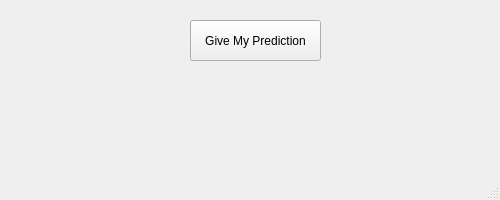
<?xml version="1.0" encoding="UTF-8"?>
<ui version="4.0">
 <class>QMainWindow</class>
 <widget class="QMainWindow" name="QMainWindow">
  <property name="geometry">
   <rect>
    <x>0</x>
    <y>0</y>
    <width>500</width>
    <height>200</height>
   </rect>
  </property>
  <property name="maximumSize">
   <size>
    <width>500</width>
    <height>200</height>
   </size>
  </property>
  <property name="windowTitle">
   <string>MainWindow</string>
  </property>
  <widget class="QWidget" name="centralwidget">
   <widget class="QPushButton" name="boton">
    <property name="geometry">
     <rect>
      <x>190</x>
      <y>20</y>
      <width>131</width>
      <height>41</height>
     </rect>
    </property>
    <property name="text">
     <string>Give My Prediction</string>
    </property>
   </widget>
   <widget class="QLabel" name="predition">
    <property name="geometry">
     <rect>
      <x>10</x>
      <y>80</y>
      <width>481</width>
      <height>71</height>
     </rect>
    </property>
    <property name="font">
     <font>
      <family>Verdana</family>
      <pointsize>10</pointsize>
      <fontweight>Medium</fontweight>
     </font>
    </property>
    <property name="text">
     <string/>
    </property>
    <property name="alignment">
     <set>Qt::AlignmentFlag::AlignCenter</set>
    </property>
   </widget>
  </widget>
  <widget class="QMenuBar" name="menubar">
   <property name="geometry">
    <rect>
     <x>0</x>
     <y>0</y>
     <width>500</width>
     <height>19</height>
    </rect>
   </property>
  </widget>
  <widget class="QStatusBar" name="statusbar"/>
 </widget>
 <resources/>
 <connections/>
</ui>
